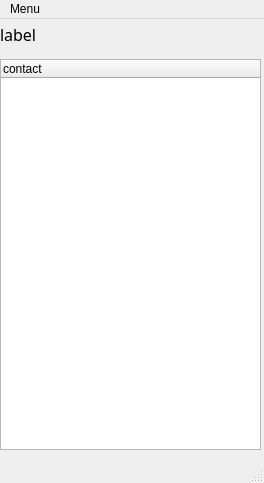
<?xml version="1.0" encoding="UTF-8"?>
<ui version="4.0">
 <class>UserMainWindow</class>
 <widget class="QMainWindow" name="UserMainWindow">
  <property name="geometry">
   <rect>
    <x>0</x>
    <y>0</y>
    <width>264</width>
    <height>483</height>
   </rect>
  </property>
  <property name="windowTitle">
   <string>IM</string>
  </property>
  <widget class="QWidget" name="centralwidget">
   <widget class="QLabel" name="usernoLabel">
    <property name="geometry">
     <rect>
      <x>0</x>
      <y>0</y>
      <width>261</width>
      <height>31</height>
     </rect>
    </property>
    <property name="font">
     <font>
      <family>AlArabiya</family>
      <pointsize>12</pointsize>
     </font>
    </property>
    <property name="text">
     <string>label</string>
    </property>
   </widget>
   <widget class="QTreeWidget" name="treeWidget">
    <property name="geometry">
     <rect>
      <x>0</x>
      <y>40</y>
      <width>261</width>
      <height>391</height>
     </rect>
    </property>
    <column>
     <property name="text">
      <string>contact</string>
     </property>
    </column>
   </widget>
  </widget>
  <widget class="QMenuBar" name="menubar">
   <property name="geometry">
    <rect>
     <x>0</x>
     <y>0</y>
     <width>264</width>
     <height>25</height>
    </rect>
   </property>
   <widget class="QMenu" name="menuMenu">
    <property name="title">
     <string>Menu</string>
    </property>
    <addaction name="actionModifyUserinfo"/>
    <addaction name="actionAddFriend"/>
    <addaction name="actionExit"/>
   </widget>
   <addaction name="menuMenu"/>
  </widget>
  <widget class="QStatusBar" name="statusbar"/>
  <action name="actionModifyUserinfo">
   <property name="text">
    <string>Modify User Info</string>
   </property>
  </action>
  <action name="actionAddFriend">
   <property name="text">
    <string>Add Friend</string>
   </property>
  </action>
  <action name="actionExit">
   <property name="text">
    <string>Exit</string>
   </property>
  </action>
 </widget>
 <resources/>
 <connections/>
</ui>
